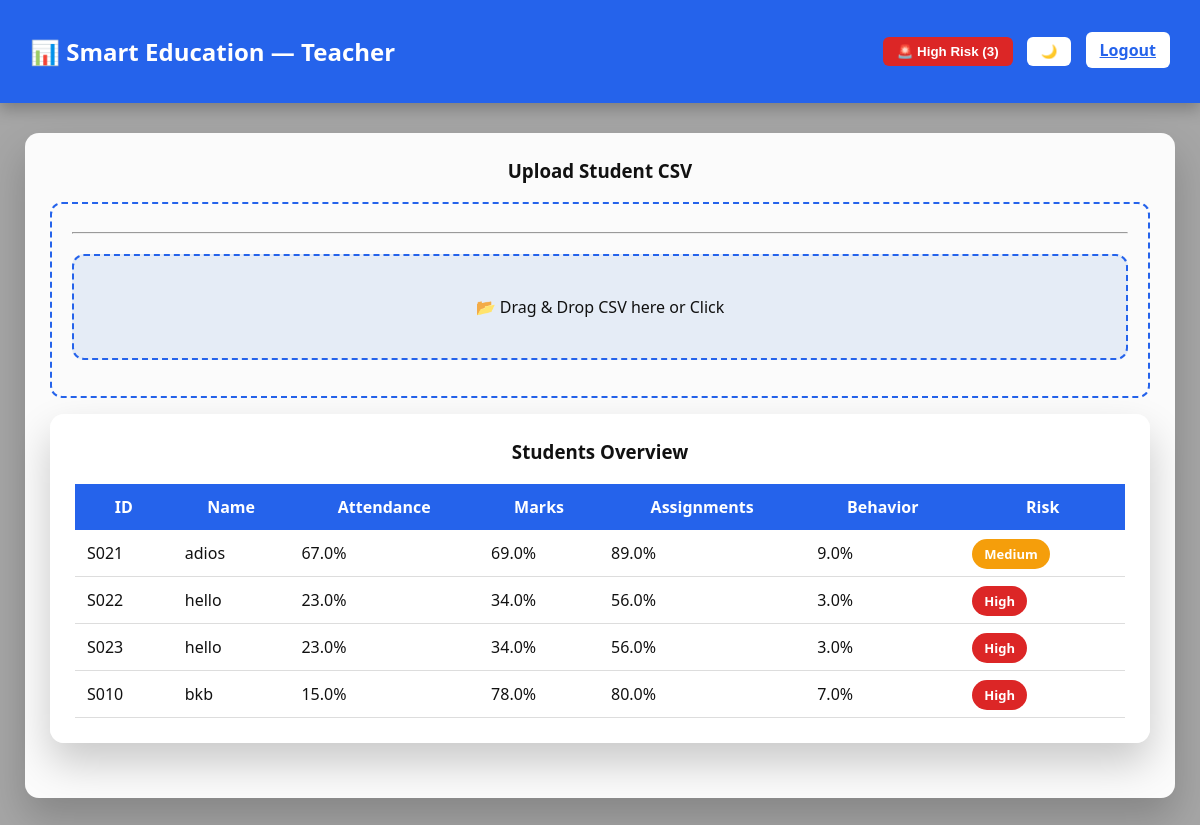
/teacher (signed in), run on the app's committed database.
### tables this page shows
CREATE TABLE students (
        student_id TEXT PRIMARY KEY,
        name TEXT,
        attendance REAL,
        avg_marks REAL,
        assignment_completion REAL,
        behavior_score REAL,
        risk TEXT
    );

### backend/app.py (the view)
@app.route("/teacher")
def teacher_dashboard():
    if session.get("role") != "teacher":
        return redirect("/")
    conn = get_db()
    students = conn.execute("SELECT * FROM students").fetchall()
    conn.close()
    return render_template("teacher_dashboard.html", students=students)

### backend/app.py (called while the page is built)
def get_db():
    conn = sqlite3.connect(DB)
    conn.row_factory = sqlite3.Row
    return conn

### backend/templates/teacher_dashboard.html (shortened to what this page needs)
<!DOCTYPE html>
{% set high_risk_count = students | selectattr(6, 'equalto', 'High') | list | length %}
<html lang="en">
<head>
</head>
<body>
<div class="navbar">
    <h2>📊 Smart Education — Teacher</h2>
    <div class="nav-actions">
        {% if high_risk_count > 0 %}
        <button onclick="showHighRisk()" style="background:#dc2626;color:white;">
            🚨 High Risk ({{ high_risk_count }})
        </button>
        {% endif %}
        <button onclick="toggleTheme()">🌙</button>
        <a href="/logout">Logout</a>
    </div>
</div>
<div class="container">
<div class="card">
<h3>Upload Student CSV</h3>
<form action="/upload_csv" method="POST" enctype="multipart/form-data">
<hr>
<form id="uploadForm" enctype="multipart/form-data">
    <div id="drop-zone">
    📂 Drag & Drop CSV here or Click
</div>
</form>
<div class="card">
<h3>Students Overview</h3>
<table>
<tr>
<th>ID</th><th>Name</th><th>Attendance</th><th>Marks</th>
<th>Assignments</th><th>Behavior</th><th>Risk</th>
</tr>
{% for s in students %}
<tr data-risk="{{ s[6] }}"
onclick="window.location='/student_report/{{ s[0] }}'">
<td>{{ s[0] }}</td>
<td>{{ s[1] }}</td>
<td>{{ s[2] }}%</td>
<td>{{ s[3] }}%</td>
<td>{{ s[4] }}%</td>
<td>{{ s[5] }}%</td>
<td>
<span class="badge
{% if s[6]=='Low' %}low
{% elif s[6]=='Medium' %}medium
{% else %}high{% endif %}">
{{ s[6] }}
</span>
</td>
</tr>
{% endfor %}
</table>
</div>
</div>
</body>
</html>

### data on the page
students: student_id "S021", name "adios", attendance "67.0", avg_marks "69.0", assignment_completion "89.0", behavior_score "9.0", risk "Medium"
students: student_id "S022", name "hello", attendance "23.0", avg_marks "34.0", assignment_completion "56.0", behavior_score "3.0", risk "High"
students: student_id "S023", name "hello", attendance "23.0", avg_marks "34.0", assignment_completion "56.0", behavior_score "3.0", risk "High"
students: student_id "S010", name "bkb", attendance "15.0", avg_marks "78.0", assignment_completion "80.0", behavior_score "7.0", risk "High"

### other printed values
{{ high_risk_count }} "3"
